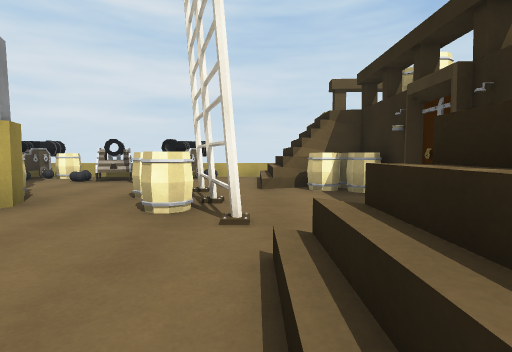
View 1 (above)

18 first-person views from a walk through a Unity game level. The camera is 1.2 m above the floor, tilts 4° down and sees 80° across. The floor is counted in squares, 2 m on a side. Each view is taken from the middle of a square. On the plan, view 1 faces up. The plan holds only what a view shows up to about 9 squares ahead; the rest is blank.

View 2
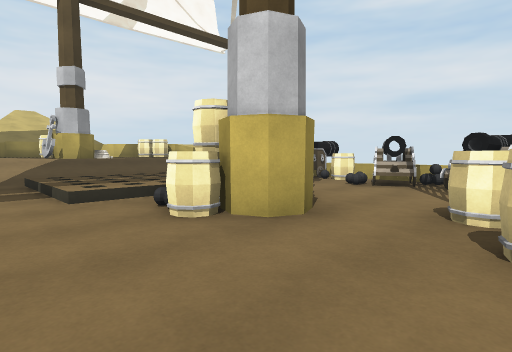

View 3
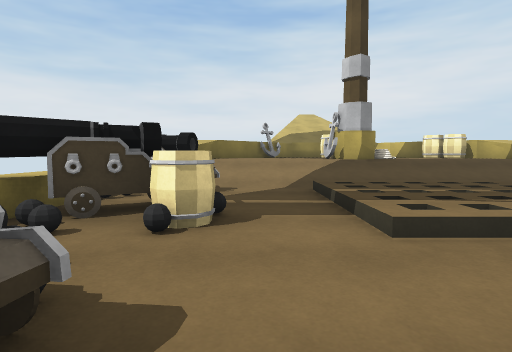

View 4
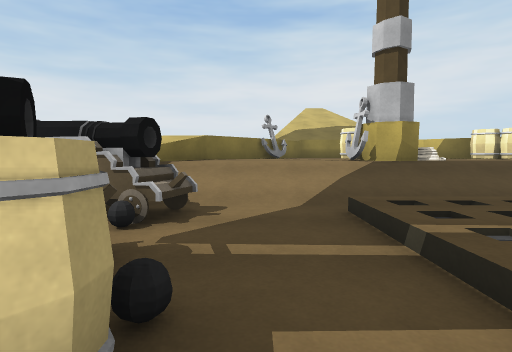

View 5
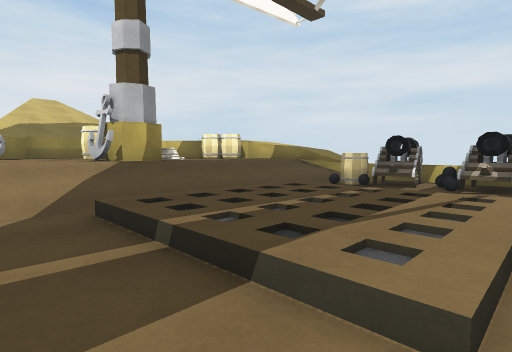

View 6
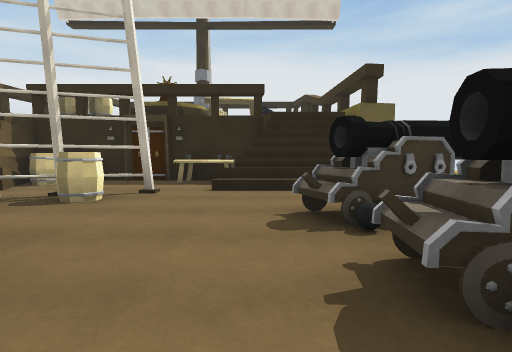

View 7
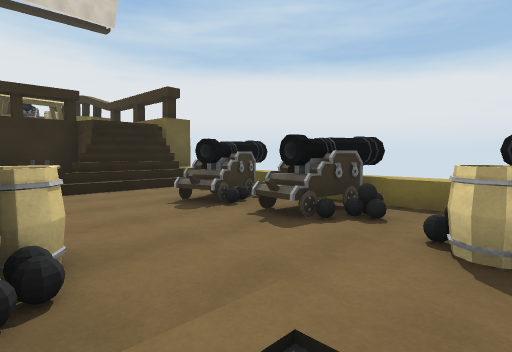

View 8
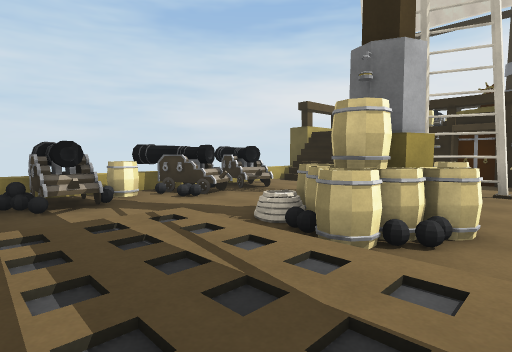

View 9
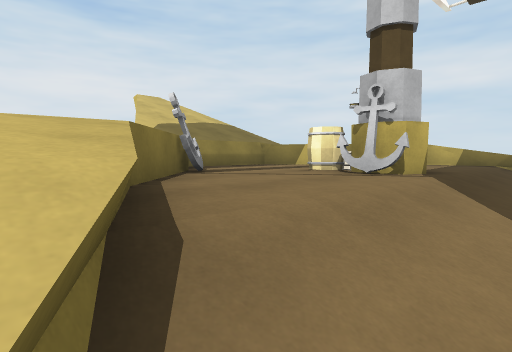

View 10
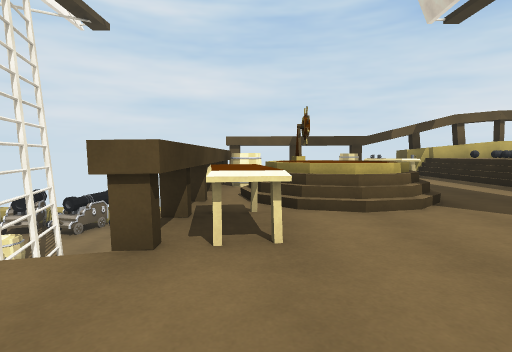

View 11
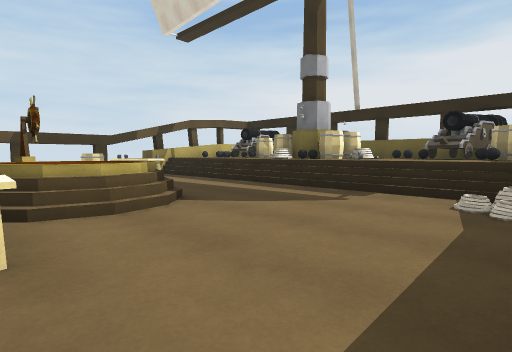

View 12
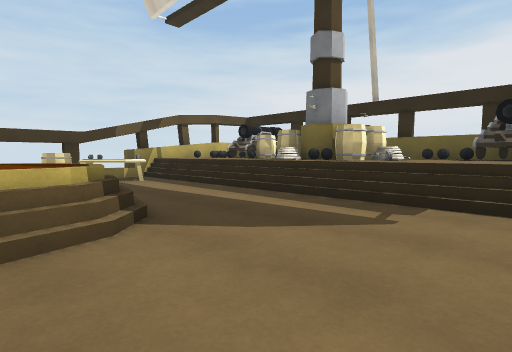

View 13
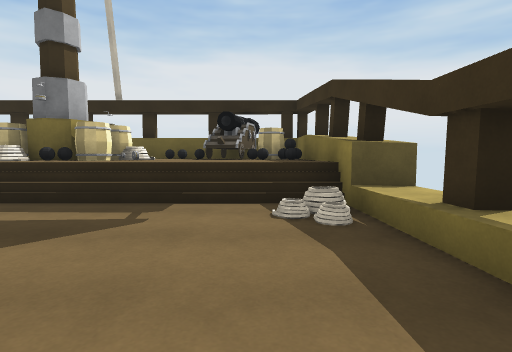

View 14
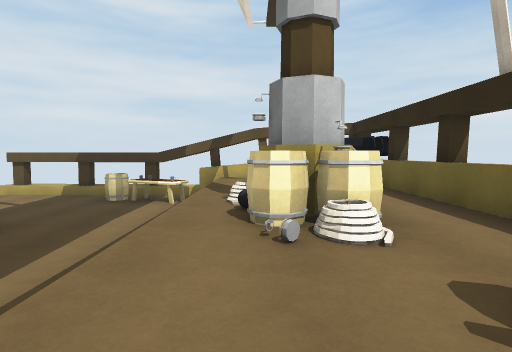

View 15
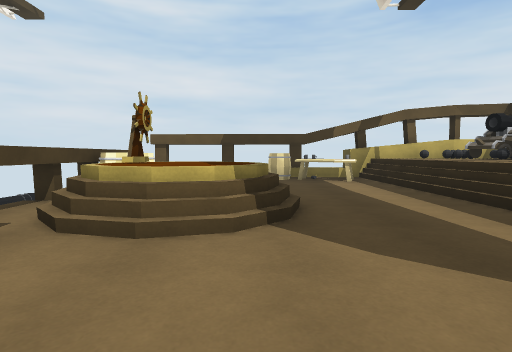

View 16
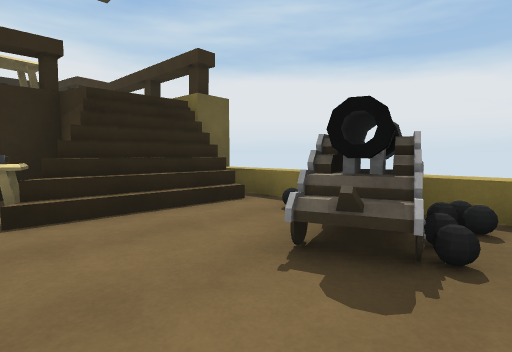

View 17
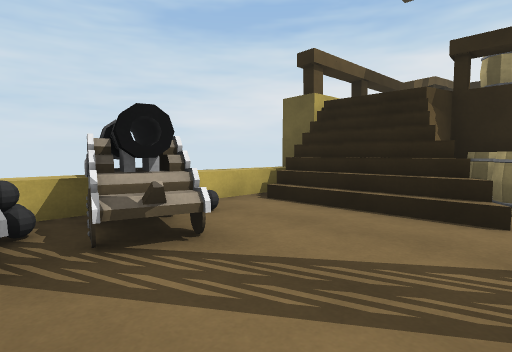

View 18
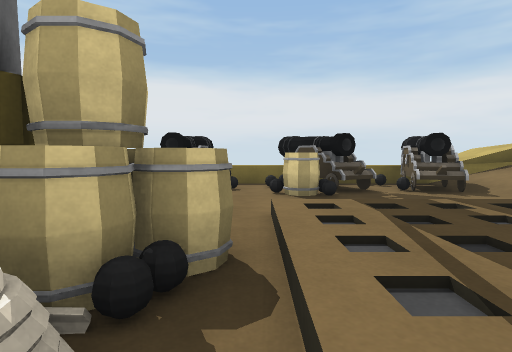

### Floor plan
Key: @ floor where view 1 was taken; # wall or solid block; x gap in a wall; . main floor; : floor 0.25 m higher than the main floor; + floor 1 m higher than the main floor; * floor 3 m higher than the main floor; % floor 4 m higher than the main floor; & floor 4.25 m higher than the main floor; / step, stairs or slope; = window, fence, low wall or low ledge; ^ raised ledge.
Columns run from 15 left of view 1 to 12 right of it. Each row starts with its distance up from view 1.
  9      ^^^^^ ^^^^^^^ x## #^^
  8     ^^/.##^#^#=//.**##/=^^^
  7    ^#+/^##.#x#.//****^^/%##^
  6   ^^#+/......../=^^****/%^#^
  5 ^^++++/:::......^#^****//%%^
  4 #+++#+/:::.##x#..#==/**/^#%^
  3 #+++#+/:::.##.^..#/%/**/##%^
  2 ^^++++/:::.......^^****/%x&^
  1   ^+++/......../=^^****/%x^^
  0    ^++/###x#.#.@/******/%^##
 -1     ^^/###.#=#=// ****#=^^^^
 -2      ^^^^^^^^^^^^^ x x##^^

Positions as (right, up) in squares from view 1, and headings:
1: (0, 0), facing up
2: (-1, 1), facing up-left
3: (-3, 1), facing left
4: (-5, 1), facing left
5: (-5, 1), facing up-left
6: (-5, 1), facing right
7: (-6, 3), facing down-right
8: (-7, 2), facing up-right
9: (-9, -1), facing up-left
10: (3, -1), facing up
11: (3, -1), facing up-right
12: (4, 0), facing up-right
13: (4, 0), facing right
14: (9, 0), facing up
15: (5, 0), facing up
16: (-3, 2), facing down-right
17: (-3, 5), facing up-right
18: (-5, 5), facing down
